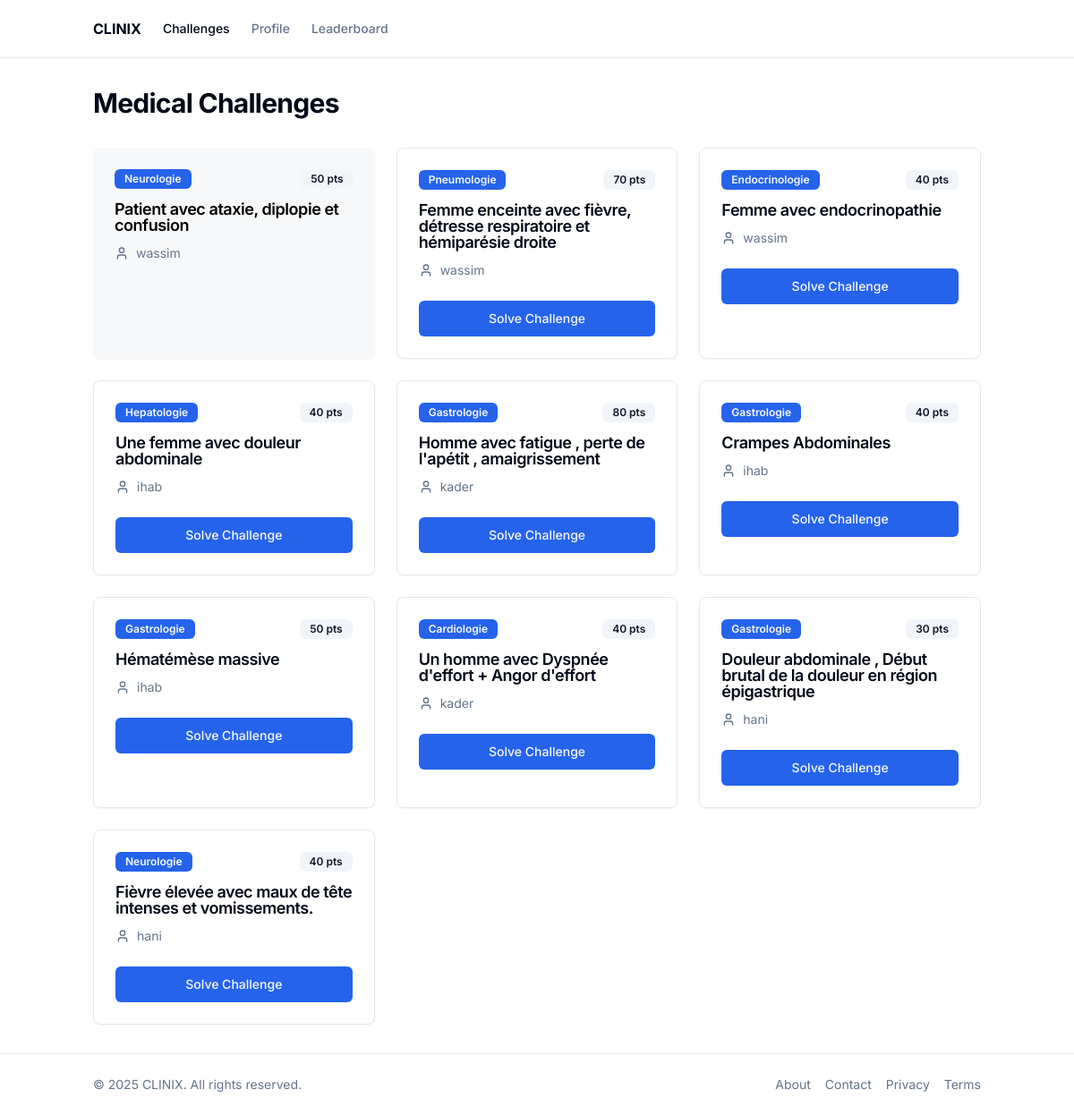
Page /challenges/ (signed in) on the earlier database version.
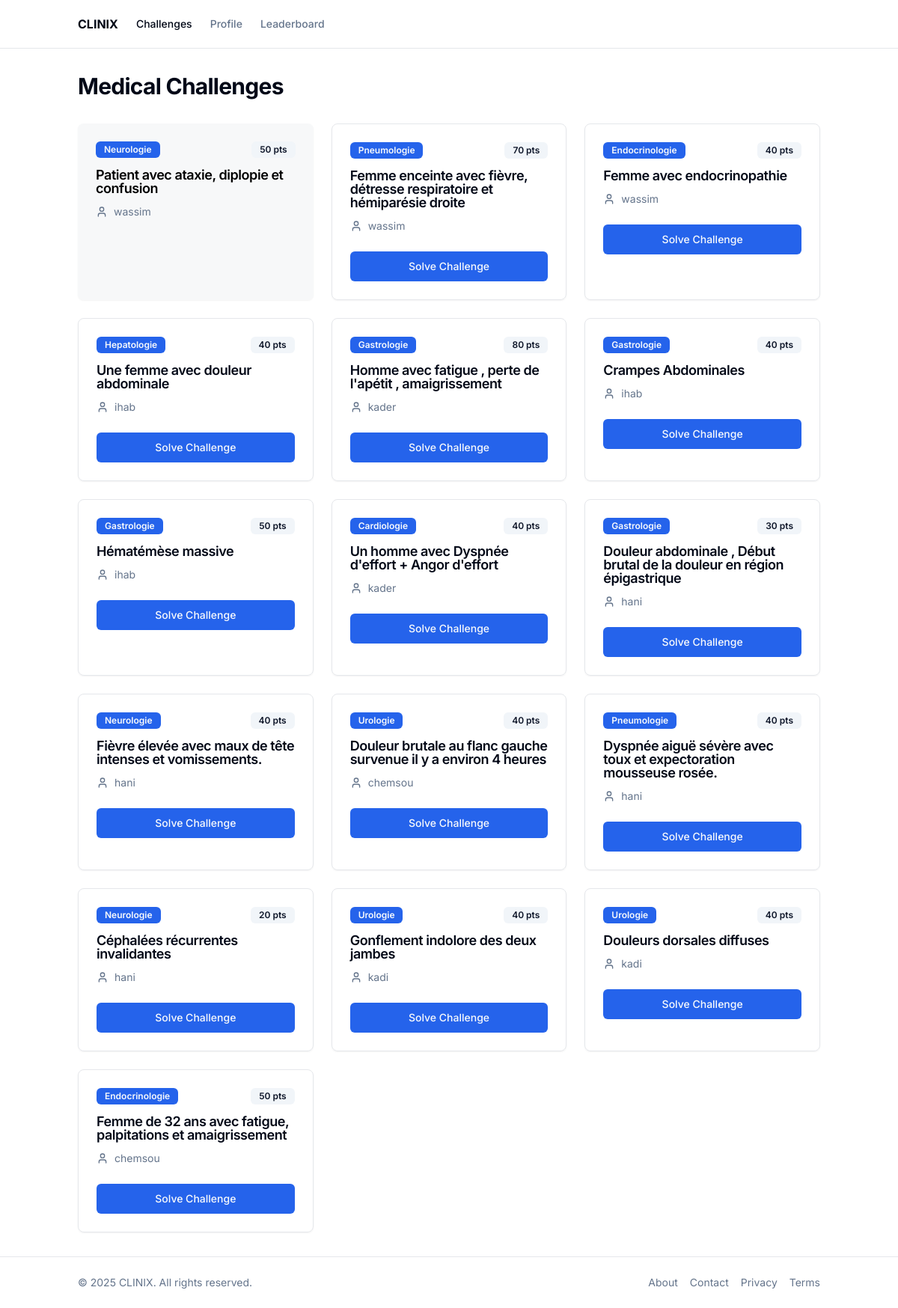
Same page on the later database version.
### core/models.py (models this page shows, shortened)
class Challenge(models.Model):
    title = models.CharField(max_length=255)
    description = models.TextField()
    points = models.IntegerField()
    type = models.CharField(max_length=50)
    difficulty = models.CharField(max_length=50)
    solved_by = models.ManyToManyField(CustomUser, related_name='solved_challenges', blank=True)
    author = models.ForeignKey(CustomUser, on_delete=models.CASCADE, related_name='created_challenges' , default=None, null=True)
    is_visible = models.BooleanField(default=True)

class CustomUser(AbstractUser):
    teamname = models.CharField(max_length=255, unique=True)
    teamid = models.CharField(max_length=255)
    score = models.IntegerField(default=500)
    USERNAME_FIELD = 'teamname'
    REQUIRED_FIELDS = ['username']  # keep username to satisfy AbstractUser requirements

### core/views.py (the view)
# urls.py: path('challenges/', views.challenges, name='challenges'),
@login_required
def challenges(request):
    challenges = Challenge.objects.all()  # Assuming you have a Challenge model
    challenges = challenges.filter(is_visible=True)  # Filter visible challenges
    for challenge in challenges:
        challenge.is_submitted = Submission.objects.filter(user=request.user, challenge=challenge).exists()
    return render(request, 'core/challenges.html', {'challenges': challenges})

### core/templates/core/challenges.html (shortened to what this page needs)
<html lang="en">
<head>
  <script src="https://cdn.tailwindcss.com"></script>
</head>
<body class="bg-background text-foreground">
  <div class="flex min-h-screen flex-col">
    <header class="sticky top-0 z-50 w-full border-b bg-background">
      <div class="container mx-auto flex h-16 items-center justify-between px-4">
        <div class="flex items-center gap-6">
          <a href="{% url "core:index" %}" class="flex items-center gap-2">
            <span class="font-bold">CLINIX</span>
          </a>
          <nav class="hidden md:flex gap-6">
            <a href="{% url "core:challenges" %}" class="text-sm font-medium text-foreground transition-colors hover:text-primary">
              Challenges
            </a>
            <a href="{% url "core:profile" %}" class="text-sm font-medium text-muted-foreground transition-colors hover:text-primary">
              Profile
            </a>
            <a href="{% url "core:leaderboard" %}" class="text-sm font-medium text-muted-foreground transition-colors hover:text-primary">
              Leaderboard
            </a>
          </nav>
        </div>
      </div>
    </header>
    <main class="flex-1">
      <div class="container mx-auto py-8 px-4">
        <div class="flex items-center justify-between mb-8">
          <h1 class="text-3xl font-bold tracking-tight">Medical Challenges</h1>
        </div>
        <div class="grid gap-6 md:grid-cols-2 lg:grid-cols-3">
            {% for challenge in challenges %}
              {% if challenge.is_submitted %}
                {% include "core/challenge-card-submitted.html" %}
              {% else %}
                {% include "core/challenge-card.html" %}
              {% endif %}
            {% endfor %}
        </div>
      </div>
    </main>
    <footer class="border-t py-6">
      <div class="container mx-auto flex flex-col items-center justify-between gap-4 md:flex-row px-4">
        <p class="text-sm text-muted-foreground">© 2025 CLINIX. All rights reserved.</p>
        <nav class="flex gap-4 text-sm text-muted-foreground">
          <a href="#" class="hover:underline">About</a>
          <a href="#" class="hover:underline">Contact</a>
          <a href="#" class="hover:underline">Privacy</a>
          <a href="#" class="hover:underline">Terms</a>
        </nav>
      </div>
    </footer>
  </div>
</body>
</html>

### core/templates/core/challenge-card-submitted.html
<div class="block">
    <div class="rounded-lg  bg-gray-200/30 text-black shadow-sm h-full transition-all hover:shadow-md">
        <div class="flex flex-col space-y-1.5 p-6 pb-3">
            <div class="flex items-center justify-between">
                <span class="inline-flex items-center rounded-md border px-2.5 py-0.5 text-xs font-semibold transition-colors focus:outline-none focus:ring-2 focus:ring-ring focus:ring-offset-2 border-transparent bg-primary text-primary-foreground hover:bg-primary/80">
                    {{ challenge.type }}
                </span>
                <span class="inline-flex items-center rounded-md border px-2.5 py-0.5 text-xs font-semibold transition-colors focus:outline-none focus:ring-2 focus:ring-ring focus:ring-offset-2 border-transparent bg-secondary text-secondary-foreground">
                    {{ challenge.points }} pts
                </span>
            </div>
            <h3 class="text-lg font-semibold leading-none tracking-tight pt-2">{{ challenge.title }}</h3>
        </div>
        <div class="p-6 pt-0">
            <div class="flex items-center gap-2 text-sm text-muted-foreground">
                <svg xmlns="http://www.w3.org/2000/svg" width="24" height="24" viewBox="0 0 24 24" fill="none" stroke="currentColor" stroke-width="2" stroke-linecap="round" stroke-linejoin="round" class="h-4 w-4">
                    <path d="M19 21v-2a4 4 0 0 0-4-4H9a4 4 0 0 0-4 4v2"></path>
                    <circle cx="12" cy="7" r="4"></circle>
                </svg>
                <span>{{ challenge.author }}</span>
            </div>
        </div>
    </div>
</div>

### core/templates/core/challenge-card.html
<a href="{% url "core:challenge_details" challenge.id %}" class="block">
    <div class="rounded-lg border bg-card text-card-foreground shadow-sm h-full transition-all hover:shadow-md">
        <div class="flex flex-col space-y-1.5 p-6 pb-3">
            <div class="flex items-center justify-between">
                <span class="inline-flex items-center rounded-md border px-2.5 py-0.5 text-xs font-semibold transition-colors focus:outline-none focus:ring-2 focus:ring-ring focus:ring-offset-2 border-transparent bg-primary text-primary-foreground hover:bg-primary/80">
                    {{ challenge.type }}
                </span>
                <span class="inline-flex items-center rounded-md border px-2.5 py-0.5 text-xs font-semibold transition-colors focus:outline-none focus:ring-2 focus:ring-ring focus:ring-offset-2 border-transparent bg-secondary text-secondary-foreground">
                    {{ challenge.points }} pts
                </span>
            </div>
            <h3 class="text-lg font-semibold leading-none tracking-tight pt-2">{{ challenge.title }}</h3>
        </div>
        <div class="p-6 pt-0">
            <div class="flex items-center gap-2 text-sm text-muted-foreground">
                <svg xmlns="http://www.w3.org/2000/svg" width="24" height="24" viewBox="0 0 24 24" fill="none" stroke="currentColor" stroke-width="2" stroke-linecap="round" stroke-linejoin="round" class="h-4 w-4">
                    <path d="M19 21v-2a4 4 0 0 0-4-4H9a4 4 0 0 0-4 4v2"></path>
                    <circle cx="12" cy="7" r="4"></circle>
                </svg>
                <span>{{ challenge.author }}</span>
            </div>
        </div>
        <div class="p-6 pt-0">
            <button class="inline-flex items-center justify-center rounded-md text-sm font-medium ring-offset-background transition-colors focus-visible:outline-none focus-visible:ring-2 focus-visible:ring-ring focus-visible:ring-offset-2 disabled:pointer-events-none disabled:opacity-50 bg-primary text-primary-foreground hover:bg-primary/90 h-10 px-4 py-2 w-full">
                Solve Challenge
            </button>
        </div>
    </div>
</a>

Differences in the rows shown:
added Challenge: type "Urologie", points "40", title "Douleur brutale au flanc gauche survenue il y a environ 4 heures", author "chemsou"
added Challenge: type "Pneumologie", points "40", title "Dyspnée aiguë sévère avec toux et expectoration mousseuse rosée.", author "hani"
added Challenge: type "Neurologie", points "20", title "Céphalées récurrentes invalidantes", author "hani"
added Challenge: type "Urologie", points "40", title "Gonflement indolore des deux jambes", author "kadi"
added Challenge: type "Urologie", points "40", title "Douleurs dorsales diffuses", author "kadi"
added Challenge: type "Endocrinologie", points "50", title "Femme de 32 ans avec fatigue, palpitations et amaigrissement", author "chemsou"
